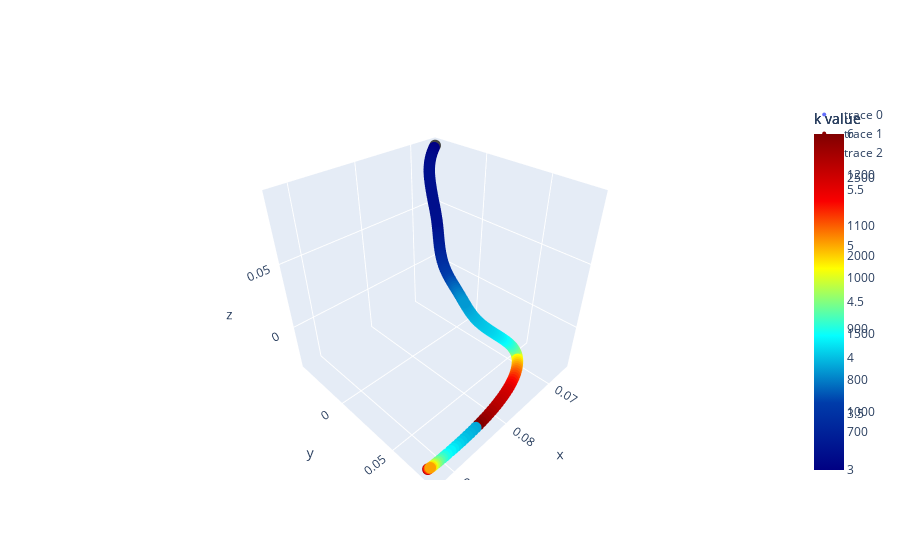

The notebook cell this image was saved under:
### Code cell
f = go.Figure()
com = chaser_com_smooth
fig.add_trace(go.Scatter3d(x = com[25:,0]
                 , y = com[25:,1]
                 , z = com[25:,2]
                 , mode = 'markers'
                 , marker = dict(size=4
                                 , color=k_cr[25:], colorscale = 'jet'
                                       ,colorbar=dict(title='k value')  # Add colorbar with title
                                       )))

### Figure 1 — Plotly figure (JSON) as saved in the notebook; plotly's stock layout.template omitted (floating-point values rounded to 4 significant figures; data arrays with more than 128 entries replaced by an {"elided": "..."} marker saying what was removed)
{"data": [{"marker": {"colorbar": {"title": {"text": "k value"}}, "size": 4}, "mode": "markers", "type": "scatter3d", "x": {"elided": "169 float values"}, "y": {"elided": "169 float values"}, "z": {"elided": "169 float values"}}, {"marker": {"color": {"elided": "168 float values"}, "colorbar": {"title": {"text": "k value"}}, "colorscale": [[0, "rgb(0,0,131)"], [0.2, "rgb(0,60,170)"], [0.4, "rgb(5,255,255)"], [0.6, "rgb(255,255,0)"], [0.8, "rgb(250,0,0)"], [1, "rgb(128,0,0)"]], "size": 4}, "mode": "markers", "type": "scatter3d", "x": {"elided": "169 float values"}, "y": {"elided": "169 float values"}, "z": {"elided": "169 float values"}}, {"marker": {"color": {"elided": "143 float values"}, "colorbar": {"title": {"text": "k value"}}, "colorscale": [[0, "rgb(0,0,131)"], [0.2, "rgb(0,60,170)"], [0.4, "rgb(5,255,255)"], [0.6, "rgb(255,255,0)"], [0.8, "rgb(250,0,0)"], [1, "rgb(128,0,0)"]], "size": 4}, "mode": "markers", "type": "scatter3d", "x": {"elided": "144 float values"}, "y": {"elided": "144 float values"}, "z": {"elided": "144 float values"}}], "layout": {}}
